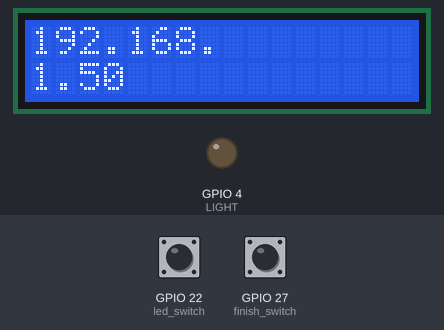
The program below on a simulated Raspberry Pi (BCM pin numbers). Shown: 16×2 character LCD, output pins drawn as LEDs (lit = HIGH). The inputs (shaded band) are chosen by the test bench; at power-on: GPIO 22 (led_switch) HIGH, GPIO 27 (finish_switch) HIGH. At 15.2 s the program stops and its outputs stay as they are.

Above: at 1.4 s.
1.5 s: GPIO 22 (led_switch) pulled LOW for 1 s
At 2.9 s:
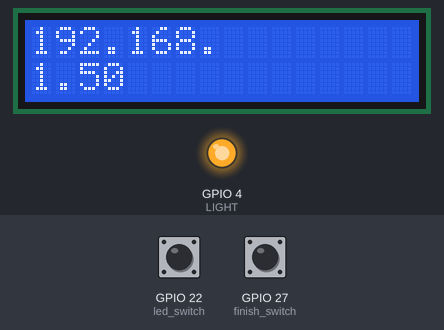
4.0 s: GPIO 22 (led_switch) pulled LOW for 0.15 s
At 5.2 s:
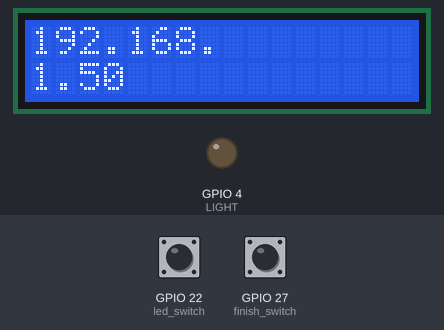
5.6 s: GPIO 22 (led_switch) pulled LOW for 3.2 s
At 10.0 s:
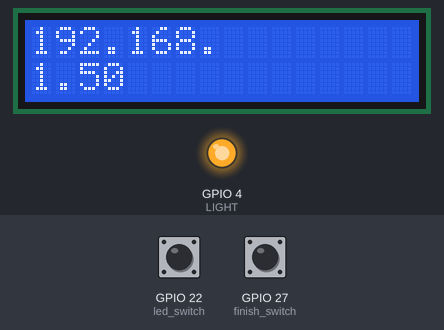
10.3 s: GPIO 27 (finish_switch) pulled LOW for 0.15 s
At 16.4 s:
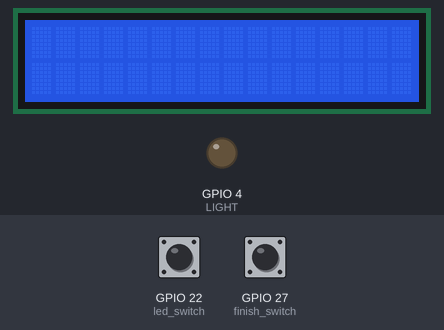
Timing chart, 0 to 16.7 s (numbered marks = the images above; inputs shaded):
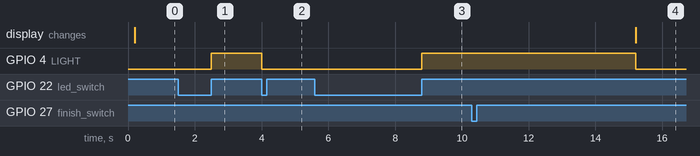

Measured:
- after the input at 1.5 s, GPIO 4 (LIGHT): LOW → HIGH after 1.0 s
- after the input at 4.0 s, GPIO 4 (LIGHT): HIGH → LOW at once
- after the input at 5.6 s, GPIO 4 (LIGHT): LOW → HIGH after 3.2 s
- after the input at 10.3 s, GPIO 4 (LIGHT): HIGH → LOW after 4.9 s; the display: changes after 4.9 s (image 4)

The program:

display_ip_address.py
```python
import socket
import time

import RPi.GPIO as GPIO

from device.aqm0802a import AQM0802A

class DisplayIPAddress:
  def __init__(self):
    self.is_finish = False
    # 終了スイッチ
    self.finish_switch = 27
    # LEDスイッチ
    self.led_switch = 22

    self.lcd = AQM0802A()

    GPIO.setmode(GPIO.BCM)
    GPIO.setup(self.finish_switch, GPIO.IN, pull_up_down=GPIO.PUD_UP)
    GPIO.setup(self.led_switch, GPIO.IN, pull_up_down=GPIO.PUD_UP)

  def execute(self):
    GPIO.add_event_detect(self.finish_switch, GPIO.RISING, callback=self.to_be_finish, bouncetime=300)
    GPIO.add_event_detect(self.led_switch, GPIO.BOTH, callback=self.light_on_off, bouncetime=300)

    try:
      while True:
        my_ip_address = self.ip_address()
        self.lcd.display_upper(my_ip_address[0] + '.' + my_ip_address[1] + '.')
        self.lcd.display_lower(my_ip_address[2] + '.' + my_ip_address[3])

        if self.is_finish:
          break
        time.sleep(5)
    except Exception as e:
      print(e)
    finally:
      GPIO.remove_event_detect(self.finish_switch)
      GPIO.cleanup(self.finish_switch)
      # TODO AQM0802A側に移動する
      GPIO.cleanup(4)
      self.lcd.reset()
      self.lcd.turn_off_display()

  def to_be_finish(self, gpio_pin):
    self.is_finish = True

  def ip_address(self):
    s = socket.socket(socket.AF_INET, socket.SOCK_DGRAM)
    s.connect(("8.8.8.8", 80))
    return s.getsockname()[0].split('.')

  def light_on_off(self, gpio_pin):
    if GPIO.input(self.led_switch) == 1:
      self.lcd.light_on()
    else:
      self.lcd.light_off()

DisplayIPAddress().execute()
```

aqm0802a.py
```python
import RPi.GPIO as GPIO
# https://pypi.org/project/smbus2/
import smbus
import time
import subprocess

class AQM0802A:
  SLAVE_ADDRESS = 0x3e
  CLEAR = 0x01
  COMMAND=0x00
  DATA = 0x40
  LOWER_ADDRESS = 0x40+0x80
  DISPLAY_ON = 0x0c
  DISPLAY_OFF = 0x08

  HOME=0x02

  LIGHT = 4

  def __init__(self):
    self.i2c = smbus.SMBus(1)
    self.setup()
    self.turn_on_display()
    self.reset()
    GPIO.setmode(GPIO.BCM)
    GPIO.setup(self.LIGHT, GPIO.OUT)
    self.light_off()

  def setup(self):
    self.__command(0x38)
    self.__command(0x39)
    self.__command(0x14)
    self.__command(0x70)
    self.__command(0x56)
    self.__command(0x6c)
    time.sleep(0.2)
    self.__command(0x38)

  def turn_on_display(self):
    self.__command(self.DISPLAY_ON)

  def turn_off_display(self):
    self.__command(self.DISPLAY_OFF)

  def light_on(self):
    GPIO.output(self.LIGHT, GPIO.HIGH)

  def light_off(self):
    GPIO.output(self.LIGHT, GPIO.LOW)

  def reset(self):
    self.__command(self.CLEAR)

  def display_upper(self, message):
    self.__command(self.HOME)
    self.__write(message)

  def display_lower(self, message):
    self.__command(self.LOWER_ADDRESS)
    self.__write(message)

  def __write(self, message):
    chars = []
    for char in message:
      chars.append(ord(char))
    self.i2c.write_i2c_block_data(self.SLAVE_ADDRESS, self.DATA, chars)

  def __command(self, command):
    self.i2c.write_byte_data(self.SLAVE_ADDRESS, self.COMMAND, command)
```
